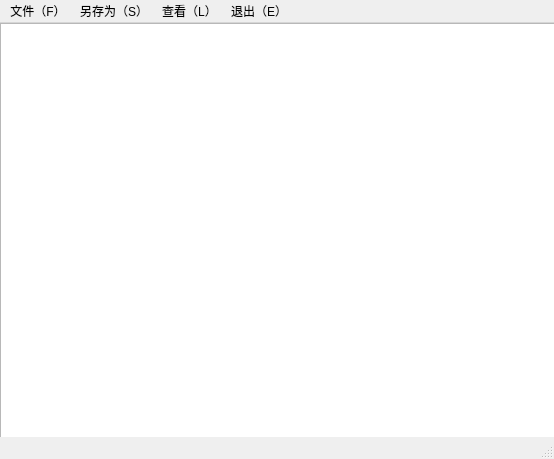
<?xml version="1.0" encoding="UTF-8"?>
<ui version="4.0">
 <class>shuxie</class>
 <widget class="QMainWindow" name="shuxie">
  <property name="geometry">
   <rect>
    <x>0</x>
    <y>0</y>
    <width>554</width>
    <height>459</height>
   </rect>
  </property>
  <property name="windowTitle">
   <string>文本编辑器</string>
  </property>
  <widget class="QWidget" name="centralwidget">
   <widget class="QTextEdit" name="textEdit">
    <property name="geometry">
     <rect>
      <x>0</x>
      <y>0</y>
      <width>561</width>
      <height>421</height>
     </rect>
    </property>
    <property name="styleSheet">
     <string notr="true">font: 12pt &quot;Consolas&quot;;</string>
    </property>
   </widget>
  </widget>
  <widget class="QMenuBar" name="menubar">
   <property name="geometry">
    <rect>
     <x>0</x>
     <y>0</y>
     <width>554</width>
     <height>23</height>
    </rect>
   </property>
   <widget class="QMenu" name="menu">
    <property name="title">
     <string>文件（F）</string>
    </property>
    <addaction name="action_N"/>
    <addaction name="action_N_2"/>
    <addaction name="save_action"/>
   </widget>
   <widget class="QMenu" name="menu_S">
    <property name="title">
     <string>另存为（S）</string>
    </property>
   </widget>
   <widget class="QMenu" name="menu_L">
    <property name="title">
     <string>查看（L）</string>
    </property>
   </widget>
   <widget class="QMenu" name="menu_E">
    <property name="title">
     <string>退出（E）</string>
    </property>
   </widget>
   <addaction name="menu"/>
   <addaction name="menu_S"/>
   <addaction name="menu_L"/>
   <addaction name="menu_E"/>
  </widget>
  <widget class="QStatusBar" name="statusbar"/>
  <action name="action_N">
   <property name="text">
    <string>新建（N）</string>
   </property>
  </action>
  <action name="action_N_2">
   <property name="text">
    <string>编辑（N）</string>
   </property>
  </action>
  <action name="save_action">
   <property name="text">
    <string>保存（A）</string>
   </property>
  </action>
 </widget>
 <resources/>
 <connections/>
</ui>
